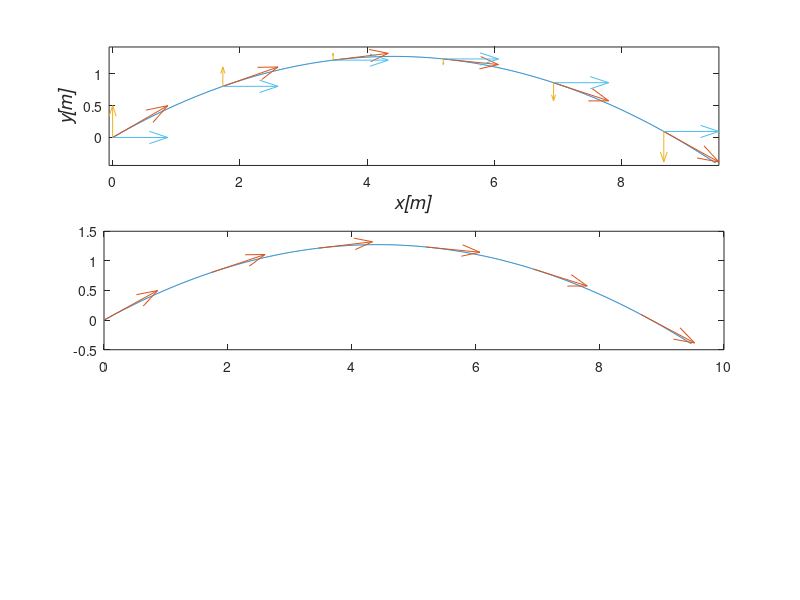

Source code (MATLAB): (Note: this script raises an error after producing the figure.)
kat = deg2rad(30)
g = 9.81
t = 0:0.001:1.094
v0 = 10
v0x = v0 .* cos(kat)
v0y = v0 .* sin(kat)
vx = linspace(v0x, v0x, 1095)
vy = (v0 .* sin(kat)) - (g .* t)
vy2 = linspace(0,0,1095)
vx2 = linspace(0,0,1095)
x = v0x .* t
y = (v0y .* t) - (g ./ 2) .* t .^ 2
speed = sqrt(vx(1:200:1095) .^ 2 + vy(1:200:1095) .^ 2)
speed2 = strtrim(cellstr(num2str(speed'))')
speed3 = sqrt(vx(1:50:1095) .^ 2 + vy(1:50:1095) .^ 2)

subplot(3,1,1)
plot(x,y)
hold on
quiver(x(1:200:1095), y(1:200:1095), (vx(1:200:1095))./10, (vy(1:200:1095))./10, 0)
quiver(x(1:200:1095), y(1:200:1095), (vx(1:200:1095))./10, vy2(1:200:1095)./10, 0)
quiver(x(1:200:1095), y(1:200:1095), (vx2(1:200:1095))./10, vy(1:200:1095)./10, 0)
xlabel('\it{x[m]}','FontSize', 14)
ylabel('\it{y[m]}','FontSize', 14)
axis equal
hold off
subplot(3,1,2)
plot(x,y)
hold on
quiver(x(1:200:1095), y(1:200:1095), (vx(1:200:1095))./10, (vy(1:200:1095))./10, 0)
text(x(1:200:1095), y(1:200:1095), speed(1:6) + "m/s" )
xlabel('\it{x[m]}','FontSize', 14)
ylabel('\it{y[m]}','FontSize', 14)
axis equal
hold off
subplot(3,1,3)
plot(t(1:50:1095),speed3)
xlim(0:1.094)
dx = linspace(v0x, v0x, 1095)
dy = v0y - g.*t

hold on
speed4 = sqrt(dx .^ 2 + dy .^ 2)
plot(t,speed4)
legend('sqrt(vx^2 + vy^2)','sqrt(dx/dt^2 + dy/dt^2)')

